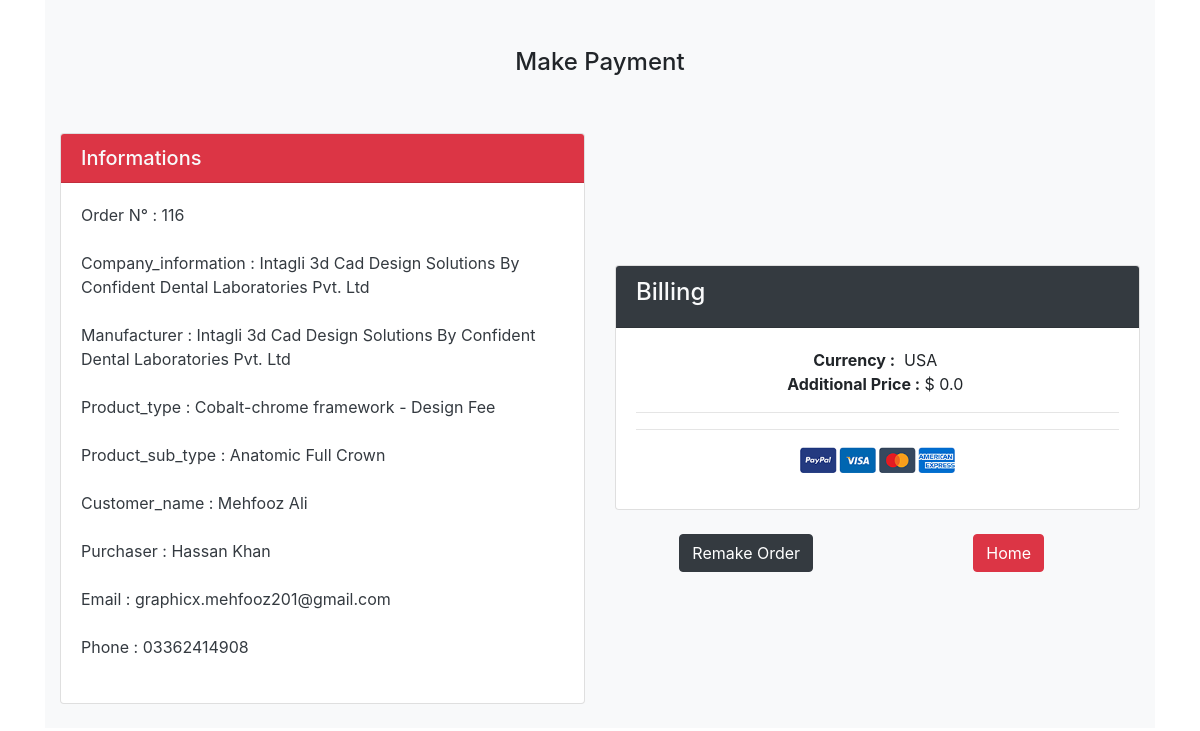
Screenshot of /additional_price_billing_page/116/ (signed in) with the database file from the repository.
### amruloapp/models.py (models this page shows, shortened)
class Order(models.Model):
    ORDER_STATUS_CHOICES = [
        ('review', 'Review'),
        ('pending', 'Pending'),
        ('approved', 'Approved'),
        ('completed', 'Completed'),
        ('cancelled', 'Cancelled'),
    ]
    order_status = models.CharField(
        max_length=12, choices=ORDER_STATUS_CHOICES, null=True, blank=True, default='review')
    user = models.ForeignKey(User, on_delete=models.CASCADE)  # ForeignKey to link the order with the user
    company_information = models.ForeignKey(CompanyInformation, on_delete=models.SET_NULL, null=True, blank=True)
    framework_agreement = models.ForeignKey(FrameworkAgreement, on_delete=models.SET_NULL, null=True, blank=True)
    order_number = models.AutoField(primary_key=True)  # Auto-generated order number
    customer_name = models.CharField(max_length=100)
    manufacturer = models.CharField(max_length=100, blank=True, null=True)
    ORDER_TYPE_CHOICES = [
        ('Regular', 'Regular Order'),
        ('Simple', 'Sample Order'),
        ('Urgent', 'Urgent order'),
    ]
    order_type = models.CharField(max_length=10, choices=ORDER_TYPE_CHOICES, default='Regular')
    purchaser = models.CharField(max_length=100, blank=True, null=True)
    salesman = models.CharField(max_length=100, blank=True, null=True)
    requirements_remarks = models.TextField(blank=True, null=True)
    order_date = models.DateField(default=timezone.now, null=True, blank=True)
    original_data = models.ForeignKey(OriginalData, on_delete=models.CASCADE)
    design_printing = models.ForeignKey(DesignPrinting, on_delete=models.CASCADE)
    product_type = models.ForeignKey(ProductType, on_delete=models.CASCADE)
    product_sub_type = models.ForeignKey(ProductSubType, on_delete=models.CASCADE)
    product_material = models.ForeignKey(ProductMaterial, on_delete=models.CASCADE)
    unit_of_measurement = models.ForeignKey(UnitOfMeasurement, on_delete=models.CASCADE)
    quantity = models.IntegerField()
    delivery_timing = models.ForeignKey(DeliveryTiming, on_delete=models.CASCADE)
    price = models.DecimalField(max_digits=10, decimal_places=2)
    CURRENCY_CHOICES = [
        ('USA', 'USD (Dollar)'),
        ('INR', 'INR (Indian Rupees)'),
    ]
    currency = models.CharField(max_length=10, choices=CURRENCY_CHOICES, default='USA')
    design_requirement = models.FileField(upload_to='uploads/files/otherfiles', blank=True)
    file_upload_required = models.FileField(upload_to='uploads/files/stl-dcm-html', blank=True)
    remake_notes = models.TextField(blank=True)
    num_crowns = models.PositiveIntegerField(default=0)
    num_brackets = models.PositiveIntegerField(default=0)
    remake_price = models.DecimalField(max_digits=10, decimal_places=2, default=0.0)
    attachment_zip_rar = models.FileField(upload_to='uploads/files/zip-rar-attch/', null=True, blank=True)
    att_file_name = models.CharField(max_length=100, null=True, blank=True)
    is_ordered = models.BooleanField(default=False)
    class Meta:
        verbose_name = "Order"
        verbose_name_plural = "Orders"

class CompanyInformation(models.Model):
    company_name = models.CharField(max_length=200)
    company_phone = models.CharField(max_length=15)
    company_address = models.TextField()
    company_bank_name = models.CharField(max_length=200, blank=True, null=True)
    company_bank_account_number = models.CharField(max_length=50, blank=True, null=True)
    def __str__(self):
        return self.company_name

class User(AbstractBaseUser,PermissionsMixin):
    first_name = models.CharField(max_length=100,blank=True, null=True,)
    last_name = models.CharField(max_length=100,blank=True, null=True,)
    name = models.CharField(max_length=200, null=True)
    email = models.EmailField(unique=True, null=True)
    username = models.CharField(max_length=150,unique=True, null=True)
    avatar = models.ImageField(storage=custom_store,null=True, default='avatar.svg')
    phone = models.CharField(max_length=15, blank=True, null=True, default='')
    approval_status = models.BooleanField(default=True)
    company_information = models.ForeignKey(CompanyInformation, on_delete=models.SET_NULL, null=True, blank=True)
    country = models.CharField(max_length=50, null=True, blank=True)
    user_address = models.TextField(default='', null=True, blank=True)
    user_password = models.CharField(max_length=50, blank=True, null=True, default='')
    confirm_password = models.CharField(max_length=50, blank=True, null=True, default='')
    date_joined = models.DateTimeField(auto_now_add=True)
    last_login = models.DateTimeField(auto_now_add=True)
    is_admin = models.BooleanField(default=False)
    is_staff = models.BooleanField(default=False)
    is_active = models.BooleanField(default=False)
    is_superadmin = models.BooleanField(default=False)
    USERNAME_FIELD = 'email'
    REQUIRED_FIELDS = ['name','username']
    objects = MyAccountManager()

### products/models.py (models this page shows)
class ProductType(models.Model):
    name = models.CharField(max_length=500)
    def __str__(self):
        return self.name

class ProductSubType(models.Model):
    name = models.CharField(max_length=500)
    def __str__(self):
        return self.name

### payments/views.py (the view)
# urls.py: path('additional_price_billing_page/<int:order_num>/', additional_price_billing_page, name='additional_price_billing_page'),
@login_required(login_url='login')
def additional_price_billing_page(request ,order_num, price=0):
    current_user = request.user
    inr_rate = 83.12
    order = Order.objects.get(user=request.user, order_number=order_num)
    additional_price = order.remake_price
    additional_price_inr = order.remake_price
    order_currency = order.currency
    if order.currency == 'INR':
        if additional_price_inr > 0:
            additional_price_inr = '%.2f'%float(float(additional_price)/float(inr_rate))
    else:
        additional_price_inr = order.remake_price
    context = {
        'inr_rate': inr_rate,
        'order': order,
        'order_currency': order_currency,
        'additional_price': float(additional_price),
        'additional_price_inr': float(additional_price_inr),
    }
    return render(request, 'amruloapp/dashboard/additional_price_billing_page.html', context)

### amruloapp/templates/amruloapp/dashboard/additional_price_billing_page.html (shortened to what this page needs)
{% extends 'amruloapp/baselogin.html' %}
{% load static %}
{% block content %}
      <div class="container">
        <div class="content">
            <section class="section-content padding-y bg-light">
                <div class="container">
                    <div class="row align-items-center justify-content-center">
                        <div class="container  mb-5 pt-5">
                            <h4 class="text-center ">Make Payment</h4>
                        </div>
                        <br>
                        <div class="col-lg-6">
                            <div class="card">
                                <h5 class="card-header bg-danger text-light">Informations</h5>
                                <div class="card-body  text-dark">
                                    <p class="card-text mb-0">Order N° : {{order.order_number}}</p><br>
                                    <p class="card-text mb-0">Company_information : {{order.company_information}}</p><br>
                                    <p class="card-text mb-0">Manufacturer : {{order.manufacturer}}</p><br>
                                    <p class="card-text mb-0">Product_type : {{order.product_type}}</p><br>
                                    <p class="card-text mb-0">Product_sub_type : {{order.product_sub_type}}</p><br>
                                    <p class="card-text mb-0">Customer_name : {{order.customer_name}}</p><br>
                                    <p class="card-text mb-0">Purchaser : {{order.purchaser}}</p><br>
                                    <p class="card-text mb-0">Email : {{order.user.email}}</p><br>
                                    <p class="card-text mb-0">Phone : {{order.user.phone}}</p><br>
                                </div>
                            </div><br>
                        </div>
                        <div class="col-lg-6">
                            <div class="card ">
                                <div class="card-header bg-dark">
                                    <h4 class=" text-light">
                                        Billing
                                    </h4>
                                </div>
                                <div class="card-body">
                                    <div class="container text-center">
                                        <span class="mtext-101 cl2">
                                            <strong>Currency :</strong>&nbsp;&nbsp;{{order_currency}}&nbsp;
                                        </span><br/>
                                        {% if order.currency == 'USA' %}
                                        <span class="mtext-101 cl2">
                                            <strong>Additional Price :</strong>&nbsp;$&nbsp;{{additional_price}}&nbsp;
                                        </span><br/>
                                        {% endif %}
                                    </div>
                                    <hr>
                                    <hr>
                                    <p class="text-center mb-3">
                                        <img src="{% static 'amruloapp/assets/images/payments.png' %}" height="26" alt="img">
                                    </p>
                                </div>
                            </div><br>
                            <div class="container">
                                <div class="row text-center">
                                    <div class="col-6">
                                        <form action="{% url 'remake-order' %}" method="get">
                                            <button class="btn btn-dark">Remake Order</button>
                                        </form>
                                    </div>
                                    <div class="col-6">
                                        <form action="{% url 'home' %}" method="get">
                                            <button class="btn btn-danger">Home</button>
                                        </form>
                                    </div>
                                </div>
                            </div><br>
                    </div>
                </div>
            </section>
      </div>
{% endblock content %}

### rows the page displays
Order: order_number "116", company_information "Intagli 3d Cad Design Solutions By Confident Dental Laboratories Pvt. Ltd", manufacturer "Intagli 3d Cad Design Solutions By Confident Dental Laboratories Pvt. Ltd", product_type "Cobalt-chrome framework - Design Fee", product_sub_type "Anatomic Full Crown", customer_name "Mehfooz Ali", purchaser "Hassan Khan", user.email "graphicx.mehfooz201@gmail.com", user.phone "03362414908", currency "USA"

### other values shown
{{ additional_price }} "0.0"
